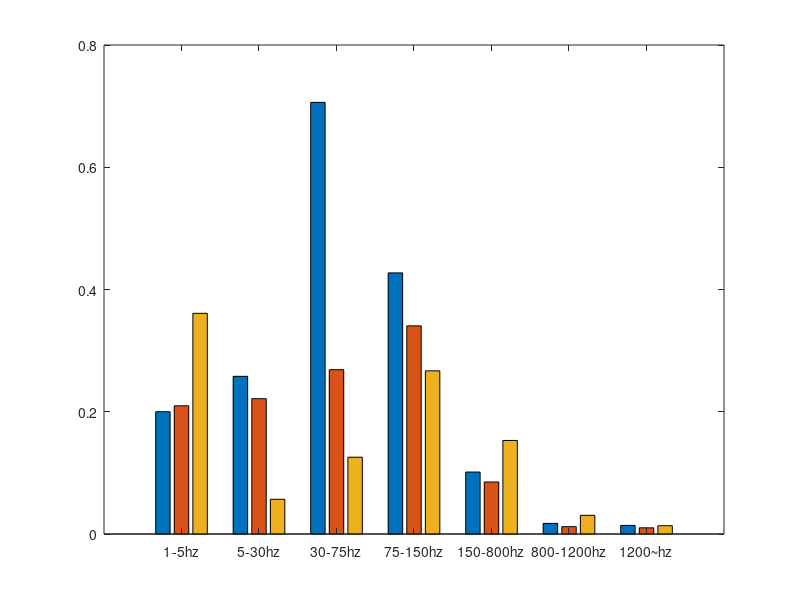

Write MATLAB code to recreate this figure. (Note: this script raises an error after producing the figure.)
data1 = load('oksang_1.mat');
data1_vel = data1.meanVelBar;
data1_std = data1.stdVelBar;
data1_tot = data1.meanTotVel;
data1_totStd = data1.stdTotVel;
data2 = load('oksang_2.mat');
data2_vel = data2.meanVelBar;
data2_std = data2.stdVelBar;
data2_tot = data2.meanTotVel;
data2_totStd = data2.stdTotVel;
data4 = load('oksang_3.mat');
data4_vel = data4.meanVelBar;
data4_std = data4.stdVelBar;
data4_tot = data4.meanTotVel;
data4_totStd = data4.stdTotVel;

totVelData = [data1_vel,data2_vel,data4_vel];
totStdData = [data1_std;data2_std;data4_std]';
totTotVelData = [data1_tot;data2_tot;data4_tot];
totStdTotVelData = [data1_totStd;data2_totStd;data4_totStd];

figure(1)
clf
b = bar(totVelData, 'grouped');
hold on
xticks([1,2,3,4,5,6,7]);
xticklabels({'1-5hz','5-30hz','30-75hz','75-150hz','150-800hz','800-1200hz','1200~hz'});
[ngroups,nbars] = size(totVelData);
x = nan(nbars,ngroups);
for i = 1:nbars
    x(i,:) = b(i).XEndPoints;
end
errorbar(x',totVelData,totStdData,'k.','LineWidth',1)
grid on
ylabel('Pointing Velocity [m/s]')
legend(b,{'Original','Updated','Vehicle'})
ylim([0 inf])
title('Average pointing vel.')

figure(2)
clf
bar(1,totTotVelData(1))
% xticks([1])
hold on
bar(2,totTotVelData(2))
bar(3,totTotVelData(3))
xticks([1,2,3]);
xticklabels({'Original','Updated','Vehicle'});
errorbar(totTotVelData,totStdTotVelData,'k.','LineWidth',1)
ylabel('Pointing Velocity [m/s]')
title('Average pointing vel. (Hovering)')
grid on